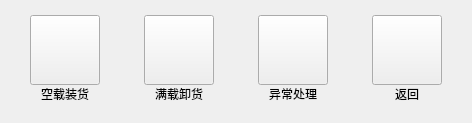
       <widget class="QWidget" name="controlLoadStatePage">
        <layout class="QHBoxLayout" name="horizontalLayout_10">
         <property name="spacing">
          <number>44</number>
         </property>
         <property name="leftMargin">
          <number>30</number>
         </property>
         <property name="topMargin">
          <number>15</number>
         </property>
         <property name="rightMargin">
          <number>30</number>
         </property>
         <property name="bottomMargin">
          <number>20</number>
         </property>
         <item>
          <layout class="QVBoxLayout" name="verticalLayout_29">
           <property name="spacing">
            <number>0</number>
           </property>
           <item>
            <widget class="QPushButton" name="emptyLoadBaiyunBtn">
             <property name="minimumSize">
              <size>
               <width>70</width>
               <height>70</height>
              </size>
             </property>
             <property name="maximumSize">
              <size>
               <width>70</width>
               <height>70</height>
              </size>
             </property>
             <property name="text">
              <string/>
             </property>
             <property name="checkable">
              <bool>true</bool>
             </property>
             <property name="autoRepeatDelay">
              <number>500</number>
             </property>
             <property name="autoRepeatInterval">
              <number>200</number>
             </property>
            </widget>
           </item>
           <item>
            <widget class="QLabel" name="emptyLoadBaiyunBtnLabel">
             <property name="maximumSize">
              <size>
               <width>70</width>
               <height>16777215</height>
              </size>
             </property>
             <property name="text">
              <string>空载装货</string>
             </property>
             <property name="alignment">
              <set>Qt::AlignCenter</set>
             </property>
            </widget>
           </item>
          </layout>
         </item>
         <item>
          <layout class="QVBoxLayout" name="verticalLayout_52">
           <property name="spacing">
            <number>0</number>
           </property>
           <item>
            <widget class="QPushButton" name="fullunLoadBtn">
             <property name="minimumSize">
              <size>
               <width>70</width>
               <height>70</height>
              </size>
             </property>
             <property name="maximumSize">
              <size>
               <width>70</width>
               <height>70</height>
              </size>
             </property>
             <property name="text">
              <string/>
             </property>
             <property name="autoRepeatDelay">
              <number>500</number>
             </property>
             <property name="autoRepeatInterval">
              <number>200</number>
             </property>
            </widget>
           </item>
           <item>
            <widget class="QLabel" name="fullunLoadBtnLabel">
             <property name="maximumSize">
              <size>
               <width>70</width>
               <height>16777215</height>
              </size>
             </property>
             <property name="text">
              <string>满载卸货</string>
             </property>
             <property name="alignment">
              <set>Qt::AlignCenter</set>
             </property>
            </widget>
           </item>
          </layout>
         </item>
         <item>
          <layout class="QVBoxLayout" name="verticalLayout_30">
           <property name="spacing">
            <number>0</number>
           </property>
           <item>
            <widget class="QPushButton" name="loadDiffBtn">
             <property name="minimumSize">
              <size>
               <width>70</width>
               <height>70</height>
              </size>
             </property>
             <property name="maximumSize">
              <size>
               <width>70</width>
               <height>70</height>
              </size>
             </property>
             <property name="text">
              <string/>
             </property>
             <property name="checkable">
              <bool>true</bool>
             </property>
             <property name="autoRepeatDelay">
              <number>500</number>
             </property>
             <property name="autoRepeatInterval">
              <number>200</number>
             </property>
            </widget>
           </item>
           <item>
            <widget class="QLabel" name="loadDiffBtnLabel">
             <property name="maximumSize">
              <size>
               <width>70</width>
               <height>16777215</height>
              </size>
             </property>
             <property name="text">
              <string>异常处理</string>
             </property>
             <property name="alignment">
              <set>Qt::AlignCenter</set>
             </property>
            </widget>
           </item>
          </layout>
         </item>
         <item>
          <layout class="QVBoxLayout" name="verticalLayout_31">
           <property name="spacing">
            <number>0</number>
           </property>
           <item>
            <widget class="QPushButton" name="loadStateBackBtn">
             <property name="minimumSize">
              <size>
               <width>70</width>
               <height>70</height>
              </size>
             </property>
             <property name="maximumSize">
              <size>
               <width>70</width>
               <height>70</height>
              </size>
             </property>
             <property name="text">
              <string/>
             </property>
             <property name="autoRepeatDelay">
              <number>500</number>
             </property>
             <property name="autoRepeatInterval">
              <number>200</number>
             </property>
            </widget>
           </item>
           <item>
            <widget class="QLabel" name="loadStateBackBtnLabel">
             <property name="maximumSize">
              <size>
               <width>70</width>
               <height>16777215</height>
              </size>
             </property>
             <property name="text">
              <string>返回</string>
             </property>
             <property name="alignment">
              <set>Qt::AlignCenter</set>
             </property>
            </widget>
           </item>
          </layout>
         </item>
        </layout>
       </widget>
